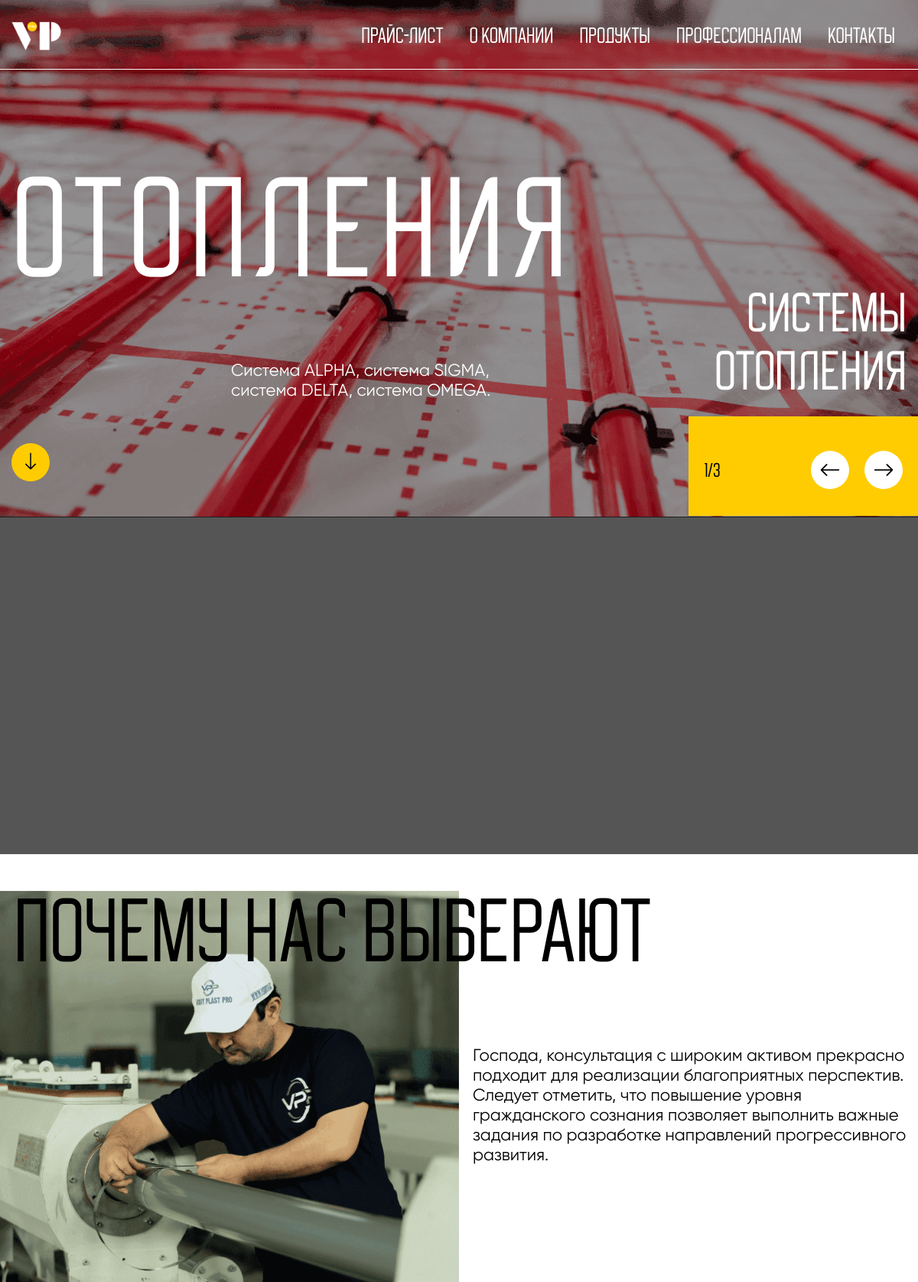
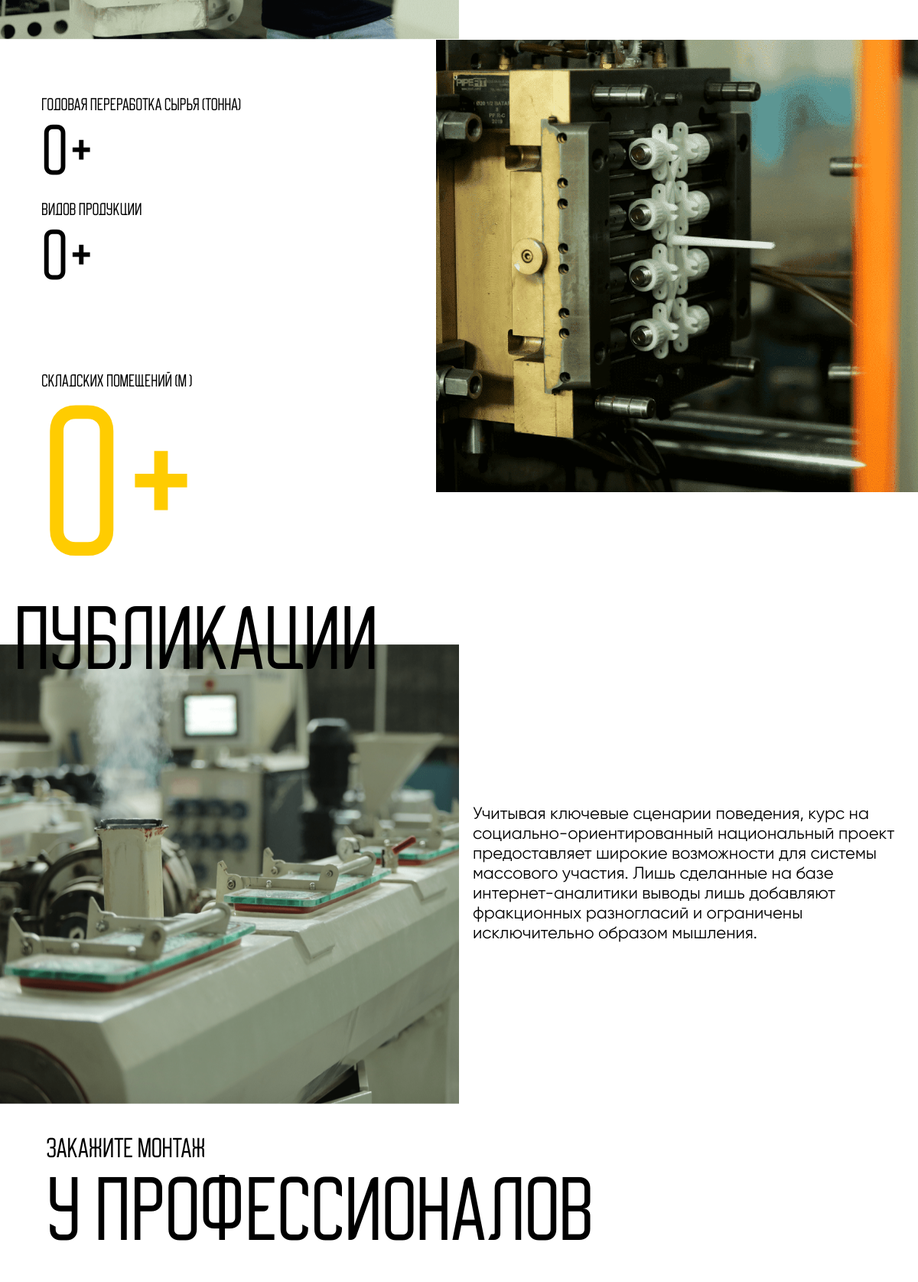
The page / (upper part) on the database its author committed (2 pictures, top to bottom).
### main/models.py (models this page shows, shortened)
class Post(models.Model):
    img = models.ImageField(upload_to="images/post/")
    text = models.TextField()
    date = models.DateTimeField(auto_now_add=True)
    class Meta:
        ordering = ['-id']

### main/views.py (the view, shortened to what this page needs)
# urls.py: path('', index, name="index"),
@csrf_exempt
def index(request):
    procuct_categories1 = ProductCategory1.objects.all()
    procuct_categories2 = ProductCategory2.objects.select_related("bind").all()
    cities = Cities.objects.all()
    posts = Post.objects.all()
    context = {
        "product_categories1": procuct_categories1,
        "procuct_categories2": procuct_categories2,
        "cities":cities,
        "posts": posts
    }
    return render(request, 'index.html', context)

### templates/index.html (shortened to what this page needs)
{% extends 'base/base.html' %}
{% block main %}
<header class="header" id="header">
		<section class="banner_section">
			<div class="swiper banner_swiper">
			    <div class="swiper-wrapper">
			        <div class="swiper-slide banner_swiper_slides">
			        	<a>
			        		<picture>
								 <source srcset="/static/images/header/banner1.png" media="(min-width: 768px)">
								 <img class="mobile_banner_img" src="/static/images/header/banner1m.png">
							</picture>
			        	</a>
			        	<div class="banner_curtain">
			        		<div class="banner_contents">
			        			<div class="banner_about">
			        				<div class="container_lg">
			        					<p>Отопления</p>
			        				</div>
			        			</div>
			        			<div class="system_text_about_system">
			        				<div class="container_lg">
			        					<div class="banner_bottom_texts">
			        						<div class="system_text">
			        							<p>
			        								Система ALPHA, система SIGMA,<br>система DELTA, система OMEGA.
			        							</p>
			        						</div>
			        						<div class="about_system_text">
			        							<p>Системы<br>Отопления</p>
			        						</div>
			        					</div>
			        				</div>
			        			</div>
			        		</div>
			        	</div>
			        </div>
			        <div class="swiper-slide banner_swiper_slides">
			        	<a>
			        		<picture>
								 <source srcset="/static/images/header/banner3.png" media="(min-width: 768px)">
							</picture>
			        	</a>
			        	<div class="banner_curtain">
			        		<div class="banner_contents">
			        			<div class="banner_about">
			        				<div class="container_lg">
			        					<p>канализация</p>
			        				</div>
			        			</div>
			        			<div class="system_text_about_system">
			        				<div class="container_lg">
			        					<div class="banner_bottom_texts">
			        						<div class="system_text">
			        							<p>
													Система BETA, система BETA <br> ELITE, система BETA ORANGE
			        							</p>
			        						</div>
			        						<div class="about_system_text">
			        							<p>Системы<br>канализация</p>
			        						</div>
			        					</div>
			        				</div>
			        			</div>
			        		</div>
			        	</div>
			        </div>
			    </div>
		    </div>
		</section>
		{% include 'nav/nav.html' %}
		<section class="header_to_down">
			<div class="container_lg">
				<div class="down_circle">
					<a href="#main">
						<i class="bi bi-arrow-down"></i>
					</a>
				</div>
			</div>
		</section>
		<section class="swiper_mobile_control">
			<div class="mobile_control_block">
				<div class="swiper_mobile_counter">
				</div>
				<div class="swiper_mobile_ponters">
					<div onclick="swipercontroldecriment()">
						<i class="bi bi-arrow-left"></i>
					</div>
					<div onclick="swipercontrol()">
						<i class="bi bi-arrow-right"></i>
					</div>
				</div>
			</div>
		</section>
	</header>
	<main class="main" id="main">
		<section class="category_section">
			<div class="category_container">
				{% for category in product_categories1 %}
				<div class="category_carts" dataid="{{category.id}}">
					<div class="category_under" data-url="categories?ct1id={{category.id}}">
					</div>
				</div>
				{% endfor %}
			</div>
		</section>
		<section class="section_main_carousel">
			<div class="carousel_text_block">
				<p>Почему нас <br class="br_main_swiper"> выберают</p>
			</div>
			<div class="main_carousel_container">
				<div class="main_carousel_images">
					<div class="swiper main_swiper_img">
						<div class="swiper-wrapper">
							<div class="swiper-slide main_swiper_slide clen">
								<a>
									<img src="/static/images/main_carousel/carousel1_1.png" alt="">
								</a>
							</div>
						</div>
					</div>
				</div>
				<div class="main_carousel_text">
					<div class="main_swiper_text">
						<div class="swiper text_swiper">
							<div class="swiper-wrapper">
								<div class="swiper-slide main_swiper_text_slide">
									<p>Господа, консультация с широким активом прекрасно подходит для реализации благоприятных перспектив. Следует отметить, что повышение уровня гражданского сознания позволяет выполнить важные задания по разработке направлений прогрессивного развития.</p>
								</div>
							</div>
						</div>
					</div>
				</div>
			</div>
		</section>
		<section class="section_about_factory">
			<div class="factory_itemas_container">
				<div class="factory_numbers">
					<div class="number_text">
						<p>Годовая переработка сырья (тонна)</p>
						<p class="mcounter" data="3000">0</p>
					</div>
					<div class="number_text">
						<p>видов продукции</p>
						<p class="mcounter" data="240">0</p>
					</div>
				</div>
				<div class="factory_images">
					<a>
						<picture>
							 <source srcset="/static/images/main_carousel/carousel1_2.png" media="(min-width: 992px)">
							 <img src="/static/images/main_carousel/factory_mobile.png">
						</picture>
					</a>
				</div>
			</div>
			<div class="number_text_bottom">
				<p>складских помещений (m  )</p>
				<p class="mcounter" data="2000" style="color:#FFCC01;">0</p>
			</div>
		</section>
		<section class="section_main_carousel" style="margin-top:0;">
			<div class="carousel_text_block carousel_text_block_bottom">
				<p>Публикации</p>
			</div>
			<div class="main_carousel_container main_carousel_container_bottom">
				<div class="main_carousel_images">
					<div class="swiper main_swiper_img2">
						<div class="swiper-wrapper">
							{% for post in posts %}
								<div class="swiper-slide main_swiper_slide flen">
									<a>
										<img src="{{post.img.url}}" alt="">
									</a>
								</div>
							{% endfor %}
						</div>
					</div>
				</div>
				<div class="main_carousel_text">
					<div class="main_swiper_text">
						<div class="swiper text_swiper2">
							<div class="swiper-wrapper">
								{% for post in posts %}
									<div class="swiper-slide main_swiper_text_slide">
										<p>{{post.text}}</p>
									</div>
								{% endfor %}
							</div>
						</div>
					</div>
				</div>
			</div>
		</section>
		<section class="section_ordering">
			<div class="professionals_text">
				<p>Закажите монтаж</p>
				<p>у профессионалов</p>
			</div>
		</section>
	</main>
{% endblock %}

### rows shown on the page
Post: img (picture), text "Учитывая ключевые сценарии поведения, курс на социально-ориентированный национальный проект предоставляет широкие возможности для системы массового участия. Лишь сделанные на базе интернет-аналитики выводы лишь добавляют фракционных разногласий и ограничены исключительно образом мышления."
